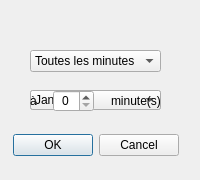
<?xml version="1.0" encoding="UTF-8"?>
<ui version="4.0">
 <class>FrequencyDialog</class>
 <widget class="QDialog" name="FrequencyDialog">
  <property name="geometry">
   <rect>
    <x>0</x>
    <y>0</y>
    <width>200</width>
    <height>180</height>
   </rect>
  </property>
  <property name="minimumSize">
   <size>
    <width>200</width>
    <height>180</height>
   </size>
  </property>
  <property name="maximumSize">
   <size>
    <width>200</width>
    <height>180</height>
   </size>
  </property>
  <property name="windowTitle">
   <string>Dialog</string>
  </property>
  <widget class="QDialogButtonBox" name="buttonBox">
   <property name="geometry">
    <rect>
     <x>10</x>
     <y>130</y>
     <width>171</width>
     <height>31</height>
    </rect>
   </property>
   <property name="orientation">
    <enum>Qt::Horizontal</enum>
   </property>
   <property name="standardButtons">
    <set>QDialogButtonBox::Cancel|QDialogButtonBox::Ok</set>
   </property>
   <property name="centerButtons">
    <bool>true</bool>
   </property>
  </widget>
  <widget class="QComboBox" name="daysOfWeek">
   <property name="geometry">
    <rect>
     <x>30</x>
     <y>90</y>
     <width>131</width>
     <height>20</height>
    </rect>
   </property>
   <item>
    <property name="text">
     <string>Dimanche</string>
    </property>
   </item>
   <item>
    <property name="text">
     <string>Lundi</string>
    </property>
   </item>
   <item>
    <property name="text">
     <string>Mardi</string>
    </property>
   </item>
   <item>
    <property name="text">
     <string>Mercredi</string>
    </property>
   </item>
   <item>
    <property name="text">
     <string>Jeudi</string>
    </property>
   </item>
   <item>
    <property name="text">
     <string>Vendredi</string>
    </property>
   </item>
   <item>
    <property name="text">
     <string>Samedi</string>
    </property>
   </item>
  </widget>
  <widget class="QComboBox" name="monthsOfYear">
   <property name="geometry">
    <rect>
     <x>30</x>
     <y>90</y>
     <width>131</width>
     <height>20</height>
    </rect>
   </property>
   <item>
    <property name="text">
     <string>Janvier</string>
    </property>
   </item>
   <item>
    <property name="text">
     <string>Février</string>
    </property>
   </item>
   <item>
    <property name="text">
     <string>Mars</string>
    </property>
   </item>
   <item>
    <property name="text">
     <string>Avril</string>
    </property>
   </item>
   <item>
    <property name="text">
     <string>Mai</string>
    </property>
   </item>
   <item>
    <property name="text">
     <string>Juin</string>
    </property>
   </item>
   <item>
    <property name="text">
     <string>Juillet</string>
    </property>
   </item>
   <item>
    <property name="text">
     <string>Août</string>
    </property>
   </item>
   <item>
    <property name="text">
     <string>Septembre</string>
    </property>
   </item>
   <item>
    <property name="text">
     <string>Octobre</string>
    </property>
   </item>
   <item>
    <property name="text">
     <string>Novembre</string>
    </property>
   </item>
   <item>
    <property name="text">
     <string>Décembre</string>
    </property>
   </item>
  </widget>
  <widget class="QComboBox" name="mainChoice">
   <property name="geometry">
    <rect>
     <x>30</x>
     <y>50</y>
     <width>131</width>
     <height>22</height>
    </rect>
   </property>
   <item>
    <property name="text">
     <string>Toutes les minutes</string>
    </property>
   </item>
   <item>
    <property name="text">
     <string>Toutes les heures</string>
    </property>
   </item>
   <item>
    <property name="text">
     <string>Tous les jours</string>
    </property>
   </item>
   <item>
    <property name="text">
     <string>Toutes les semaines</string>
    </property>
   </item>
   <item>
    <property name="text">
     <string>Tous les mois </string>
    </property>
   </item>
   <item>
    <property name="text">
     <string>Tous les ans</string>
    </property>
   </item>
  </widget>
  <widget class="QLabel" name="helpIcon">
   <property name="geometry">
    <rect>
     <x>80</x>
     <y>10</y>
     <width>31</width>
     <height>31</height>
    </rect>
   </property>
   <property name="minimumSize">
    <size>
     <width>30</width>
     <height>30</height>
    </size>
   </property>
   <property name="maximumSize">
    <size>
     <width>40</width>
     <height>40</height>
    </size>
   </property>
   <property name="toolTip">
    <string>&lt;html&gt;&lt;head/&gt;&lt;body&gt;&lt;p&gt;Ici vous choisissez votre sauvegarde.&lt;/p&gt;&lt;p&gt;Le format est celui de Cron, le programme de planification de systèmes unix (&lt;a href=&quot;https://fr.wikipedia.org/wiki/Cron&quot;&gt;&lt;span style=&quot; text-decoration: underline; color:#0000ff;&quot;&gt;lien wiki&lt;/span&gt;&lt;/a&gt;&lt;a href=&quot;https://fr.wikipedia.org/wiki/Cron&quot;&gt;&lt;span style=&quot; color:#000000;&quot;&gt;)&lt;/span&gt;&lt;/a&gt;&lt;/p&gt;&lt;p&gt;&lt;a href=&quot;https://fr.wikipedia.org/wiki/Cron&quot;&gt;&lt;span style=&quot; color:#000000;&quot;&gt;(exemple: tous le 5&lt;/span&gt;&lt;/a&gt;&lt;a href=&quot;https://fr.wikipedia.org/wiki/Cron&quot;&gt;&lt;span style=&quot; color:#000000; vertical-align:super;&quot;&gt;e &lt;/span&gt;&lt;/a&gt;&lt;a href=&quot;https://fr.wikipedia.org/wiki/Cron&quot;&gt;&lt;span style=&quot; color:#000000;&quot;&gt;jour du &lt;/span&gt;&lt;/a&gt;&lt;a href=&quot;https://fr.wikipedia.org/wiki/Cron&quot;&gt;&lt;span style=&quot; color:#000000;&quot;&gt;mois à 12h : 0 12 5 * *)&lt;/span&gt;&lt;/a&gt;&lt;/p&gt;&lt;p&gt;&lt;a href=&quot;https://fr.wikipedia.org/wiki/Cron&quot;&gt;&lt;span style=&quot; color:#000000;&quot;&gt;Toutes les fréquences dépassant les heures sont programmées par défaut à 12h00&lt;/span&gt;&lt;/a&gt;&lt;/p&gt;&lt;/body&gt;&lt;/html&gt;</string>
   </property>
   <property name="text">
    <string/>
   </property>
   <property name="pixmap">
    <pixmap resource="../../../res/res.qrc">:/images/info.png</pixmap>
   </property>
   <property name="scaledContents">
    <bool>true</bool>
   </property>
  </widget>
  <widget class="QWidget" name="">
   <property name="geometry">
    <rect>
     <x>30</x>
     <y>90</y>
     <width>131</width>
     <height>22</height>
    </rect>
   </property>
   <layout class="QHBoxLayout" name="amountChoice">
    <item>
     <widget class="QLabel" name="prepLabel">
      <property name="text">
       <string>à</string>
      </property>
     </widget>
    </item>
    <item>
     <spacer name="horizontalSpacer">
      <property name="orientation">
       <enum>Qt::Horizontal</enum>
      </property>
      <property name="sizeHint" stdset="0">
       <size>
        <width>40</width>
        <height>20</height>
       </size>
      </property>
     </spacer>
    </item>
    <item>
     <widget class="QSpinBox" name="numberInput">
      <property name="alignment">
       <set>Qt::AlignCenter</set>
      </property>
     </widget>
    </item>
    <item>
     <spacer name="horizontalSpacer_2">
      <property name="orientation">
       <enum>Qt::Horizontal</enum>
      </property>
      <property name="sizeHint" stdset="0">
       <size>
        <width>40</width>
        <height>20</height>
       </size>
      </property>
     </spacer>
    </item>
    <item>
     <widget class="QLabel" name="secondaryTypeLabel">
      <property name="text">
       <string>minute(s)</string>
      </property>
     </widget>
    </item>
   </layout>
  </widget>
 </widget>
 <resources>
  <include location="../../../res/res.qrc"/>
 </resources>
 <connections/>
</ui>
